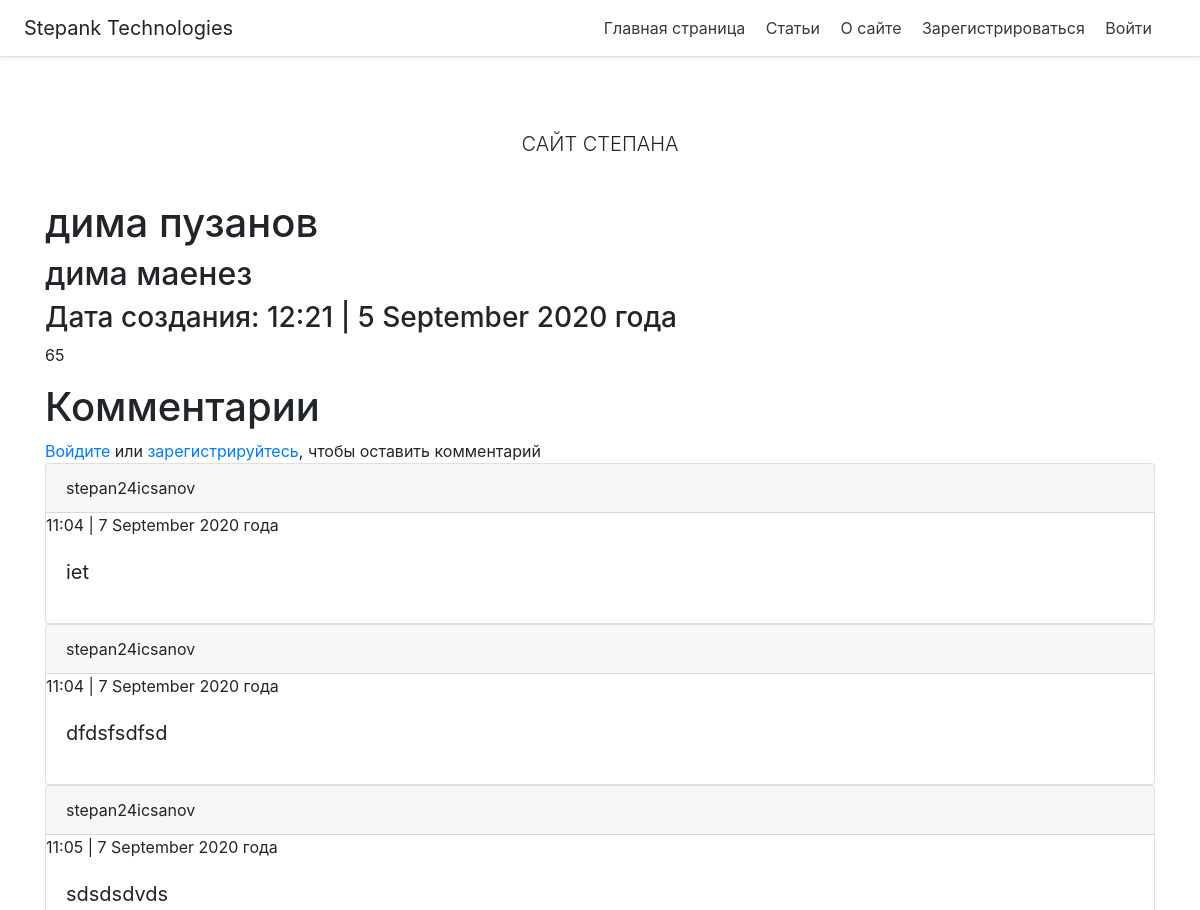
Page /articles/5 (upper part) on the earlier database version.
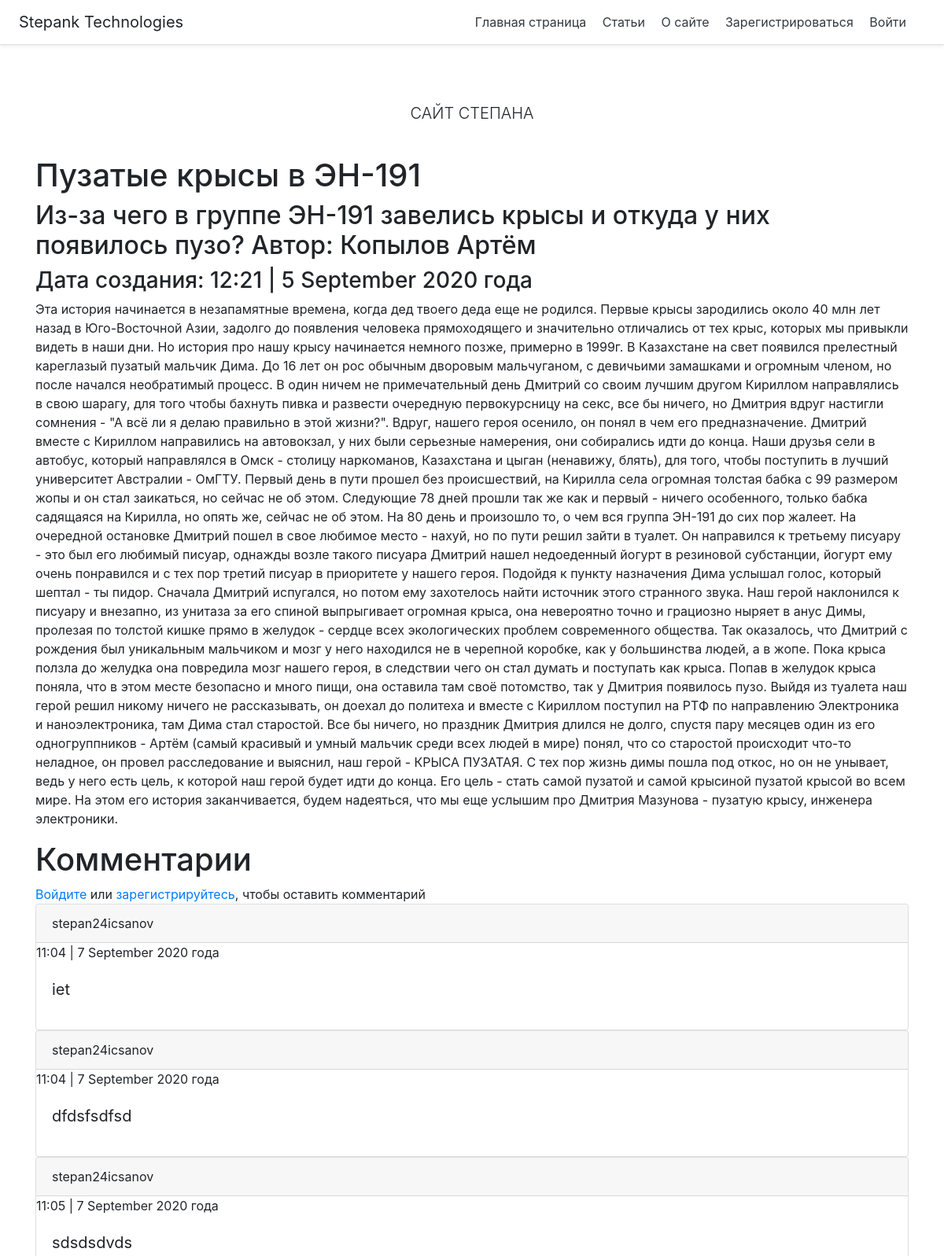
Same page on the later database version.
### webapp/models.py (models this page shows, shortened)
class Post(db.Model):
    post_id = db.Column(db.Integer, primary_key=True)
    title = db.Column(db.String(32), nullable=False)
    header = db.Column(db.String(150), nullable=False)
    text = db.Column(db.String(), nullable=False)
    post_creation_date = db.Column(db.DateTime)

class Comment(db.Model):
    id_comment = db.Column(db.Integer, primary_key=True)
    post_id = db.Column(db.Integer)
    user_name = db.Column(db.String())
    text = db.Column(db.String(320))
    comment_creation_date = db.Column(db.DateTime)

### webapp/articles/articles_routes.py (the view, shortened to what this page needs)
@arti.route('/<int:post_id>', methods=['POST', 'GET'])
def show_post(post_id):
    post = Post.query.get(post_id)
    if request.method == 'GET':
        comments = Comment.query.filter_by(post_id=post_id).all()
        return render_template('/articles/article.html', post=post, comments=comments)
    comments = Comment.query.filter_by(post_id=post_id).all()
    return render_template('/articles/article.html', post=post, comments=comments)

### webapp/templates/articles/article.html (shortened to what this page needs)
{% extends 'base.html' %}
{% block body %}
<h1>{{ post.title }}</h1>
<h2>{{ post.header }}</h2>
<h3>Дата создания: {{ moment(post.post_creation_date, local=False).format('HH:mm | D MMMM YYYY года', refresh=False) }}</h3>
<p>{{ post.text }}</p>
<div class="add_comments">
    <h1>Комментарии</h1>
    {% if current_user.is_authenticated %}
    <form id="comments" method="post">
    <textarea name="text" id="text" cols="" rows="" class="form-control" placeholder="Комментарий" required=""></textarea>
    <input type="submit" class="btn btn-outline-primary" value="Отправить">
    <script>
        var forms = document.querySelector('form');
        forms.addEventListener('submit', function(){
        var btn = this.querySelector("input[type=submit], button[type=submit]");
        btn.disabled = true;
        });
    </script>
    {% else %}
        <a href="/login?next={{ request.path }}">Войдите</a> или <a href="/register">зарегистрируйтесь</a>, чтобы оставить комментарий
    {% endif %}
</div>
<div class="comments">
{% for comment in comments %}
<div class="card">
  <div class="card-header">
    {{ comment.user_name }}
  </div>
    <div>{{ moment(comment.comment_creation_date, local=False).format('HH:mm | D MMMM YYYY года', refresh=False) }}</div>
  <div class="card-body">
    <blockquote class="blockquote mb-0">
      <p>{{ comment.text }}</p>
    </blockquote>
  </div>
</div>
{% endfor %}
</div>
{% endblock %}

### webapp/templates/base.html (shortened to what this page needs)
<!DOCTYPE html>
<html lang="en">
<head>
  <link rel="stylesheet" href="https://stackpath.bootstrapcdn.com/bootstrap/4.5.1/css/bootstrap.min.css">
</head>
<body>
<div class="d-flex flex-column flex-md-row align-items-center p-3 px-md-4 mb-3 bg-white border-bottom shadow-sm">
  <h5 class="my-0 mr-md-auto font-weight-normal">Stepank Technologies</h5>
  <nav class="my-2 my-md-0 mr-md-3">
    <a class="p-2 text-dark" href="/">Главная страница</a>
    <a class="p-2 text-dark" href="/articles">Статьи</a>
    <a class="p-2 text-dark" href="/about">О сайте</a>
    {% if current_user.is_authenticated %}
    <a class="p-2 text-dark" href="#">{{ current_user.user_name }}</a>
    <a class="p-2 text-dark" href="/logout?next={{ request.path }}">Выйти</a>
    {% else %}
    <a class="p-2 text-dark" href="/register">Зарегистрироваться</a>
    <a class="p-2 text-dark" href="/login">Войти</a>
    {% endif %}
  </nav>
</div>
<div class="pricing-header px-3 py-3 pt-md-5 pb-md-4 mx-auto text-center">
  <p class="lead">САЙТ СТЕПАНА</p>
</div>
<div class="container">
    {% block row %}
      {% block body %}
      {% endblock %}
    {% endblock %}
</div>
</body>
</html>

Differences in the rows shown:
changed Post: title "дима пузанов" → "Пузатые крысы в ЭН-191"; header "дима маенез" → "Из-за чего в группе ЭН-191 завелись крысы и откуда у них появилось пузо? Автор: Копылов Артём"; text "65" → "Эта история начинается в незапамятные времена, когда дед твоего деда еще не родился. Первые крысы зародились около 40 млн лет назад в Юго-Восточной Азии, задолго до появления человека прямоходящего и значительно отличались от тех крыс, которых мы привыкли видеть в наши дни. Но история про нашу крысу начинается немного позже, примерно в 1999г. В Казахстане на свет появился прелестный кареглазый пузатый мальчик Дима. До 16 лет он рос обычным дворовым мальчуганом, с девичьими замашками и огромным членом, но после начался необратимый процесс. В один ничем не примечательный день Дмитрий со своим лучшим другом Кириллом направлялись в свою шарагу, для того чтобы бахнуть пивка и развести очередную…"
